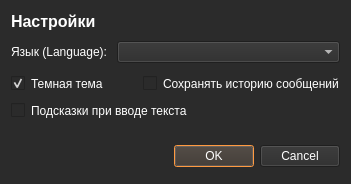
<?xml version="1.0" encoding="UTF-8"?>
<ui version="4.0">
 <class>Dialog</class>
 <widget class="QDialog" name="Dialog">
  <property name="geometry">
   <rect>
    <x>0</x>
    <y>0</y>
    <width>351</width>
    <height>184</height>
   </rect>
  </property>
  <property name="windowTitle">
   <string>Настройки</string>
  </property>
  <property name="styleSheet">
   <string notr="true">background-color: rgb(43, 43, 43);
color: rgb(255, 255, 255);</string>
  </property>
  <layout class="QVBoxLayout" name="verticalLayout">
   <item>
    <widget class="QLabel" name="title_label">
     <property name="minimumSize">
      <size>
       <width>0</width>
       <height>20</height>
      </size>
     </property>
     <property name="maximumSize">
      <size>
       <width>16777215</width>
       <height>20</height>
      </size>
     </property>
     <property name="font">
      <font>
       <pointsize>12</pointsize>
       <weight>75</weight>
       <bold>true</bold>
      </font>
     </property>
     <property name="text">
      <string>Настройки</string>
     </property>
    </widget>
   </item>
   <item>
    <layout class="QGridLayout" name="gridLayout">
     <item row="0" column="1">
      <widget class="QComboBox" name="language_combo">
       <property name="minimumSize">
        <size>
         <width>160</width>
         <height>22</height>
        </size>
       </property>
       <property name="styleSheet">
        <string notr="true">border-color: rgb(255, 119, 0);
selection-background-color: rgb(161, 75, 0);</string>
       </property>
      </widget>
     </item>
     <item row="0" column="0">
      <widget class="QLabel" name="language_label">
       <property name="minimumSize">
        <size>
         <width>100</width>
         <height>30</height>
        </size>
       </property>
       <property name="maximumSize">
        <size>
         <width>100</width>
         <height>16777215</height>
        </size>
       </property>
       <property name="text">
        <string>Язык (Language):</string>
       </property>
      </widget>
     </item>
    </layout>
   </item>
   <item>
    <layout class="QGridLayout" name="gridLayout_2">
     <property name="topMargin">
      <number>0</number>
     </property>
     <item row="0" column="0">
      <widget class="QCheckBox" name="dark_theme_cb">
       <property name="enabled">
        <bool>true</bool>
       </property>
       <property name="minimumSize">
        <size>
         <width>110</width>
         <height>21</height>
        </size>
       </property>
       <property name="styleSheet">
        <string notr="true">border-color: rgb(255, 119, 0);
selection-background-color: rgb(255, 119, 0);</string>
       </property>
       <property name="text">
        <string>Темная тема</string>
       </property>
       <property name="checked">
        <bool>true</bool>
       </property>
       <property name="tristate">
        <bool>false</bool>
       </property>
      </widget>
     </item>
     <item row="0" column="1">
      <widget class="QCheckBox" name="save_msghistory_cb">
       <property name="minimumSize">
        <size>
         <width>0</width>
         <height>21</height>
        </size>
       </property>
       <property name="styleSheet">
        <string notr="true">border-color: rgb(255, 119, 0);
selection-background-color: rgb(255, 119, 0);</string>
       </property>
       <property name="text">
        <string>Сохранять историю сообщений</string>
       </property>
      </widget>
     </item>
    </layout>
   </item>
   <item>
    <layout class="QVBoxLayout" name="verticalLayout_2">
     <item>
      <widget class="QCheckBox" name="msgs_hint">
       <property name="enabled">
        <bool>true</bool>
       </property>
       <property name="minimumSize">
        <size>
         <width>0</width>
         <height>21</height>
        </size>
       </property>
       <property name="styleSheet">
        <string notr="true">border-color: rgb(255, 119, 0);
selection-background-color: rgb(255, 119, 0);</string>
       </property>
       <property name="text">
        <string>Подсказки при вводе текста</string>
       </property>
      </widget>
     </item>
    </layout>
   </item>
   <item>
    <widget class="QFrame" name="frame">
     <property name="frameShape">
      <enum>QFrame::NoFrame</enum>
     </property>
     <property name="frameShadow">
      <enum>QFrame::Raised</enum>
     </property>
    </widget>
   </item>
   <item>
    <widget class="QDialogButtonBox" name="buttonBox">
     <property name="minimumSize">
      <size>
       <width>0</width>
       <height>33</height>
      </size>
     </property>
     <property name="styleSheet">
      <string notr="true">selection-background-color: rgb(255, 119, 0);</string>
     </property>
     <property name="orientation">
      <enum>Qt::Horizontal</enum>
     </property>
     <property name="standardButtons">
      <set>QDialogButtonBox::Cancel|QDialogButtonBox::Ok</set>
     </property>
    </widget>
   </item>
  </layout>
 </widget>
 <resources/>
 <connections>
  <connection>
   <sender>buttonBox</sender>
   <signal>accepted()</signal>
   <receiver>Dialog</receiver>
   <slot>accept()</slot>
   <hints>
    <hint type="sourcelabel">
     <x>248</x>
     <y>254</y>
    </hint>
    <hint type="destinationlabel">
     <x>157</x>
     <y>274</y>
    </hint>
   </hints>
  </connection>
  <connection>
   <sender>buttonBox</sender>
   <signal>rejected()</signal>
   <receiver>Dialog</receiver>
   <slot>reject()</slot>
   <hints>
    <hint type="sourcelabel">
     <x>316</x>
     <y>260</y>
    </hint>
    <hint type="destinationlabel">
     <x>286</x>
     <y>274</y>
    </hint>
   </hints>
  </connection>
 </connections>
</ui>
